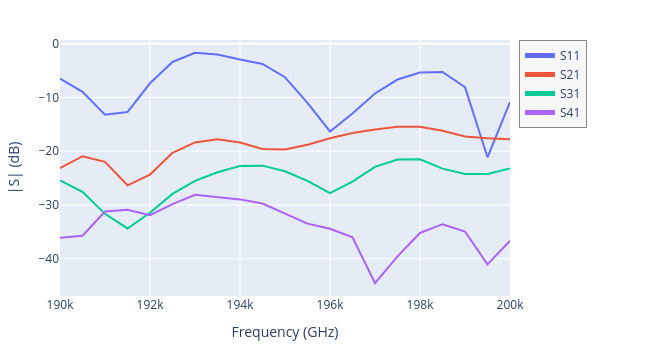

The notebook cell this image was saved under:
### Markdown cell above
### Plot S-parameters

### Code cell
results.plot_interactive()
